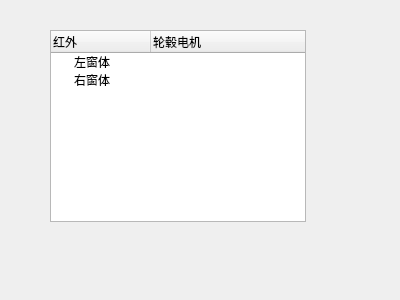
<?xml version="1.0" encoding="UTF-8"?>
<ui version="4.0">
 <class>Dialog</class>
 <widget class="QDialog" name="Dialog">
  <property name="geometry">
   <rect>
    <x>0</x>
    <y>0</y>
    <width>400</width>
    <height>300</height>
   </rect>
  </property>
  <property name="windowTitle">
   <string>Dialog</string>
  </property>
  <widget class="QTreeWidget" name="treeWidget">
   <property name="geometry">
    <rect>
     <x>50</x>
     <y>30</y>
     <width>256</width>
     <height>192</height>
    </rect>
   </property>
   <column>
    <property name="text">
     <string>红外</string>
    </property>
   </column>
   <column>
    <property name="text">
     <string>轮毂电机</string>
    </property>
   </column>
   <item>
    <property name="text">
     <string>左窗体</string>
    </property>
   </item>
   <item>
    <property name="text">
     <string>右窗体</string>
    </property>
   </item>
  </widget>
 </widget>
 <resources/>
 <connections/>
</ui>
